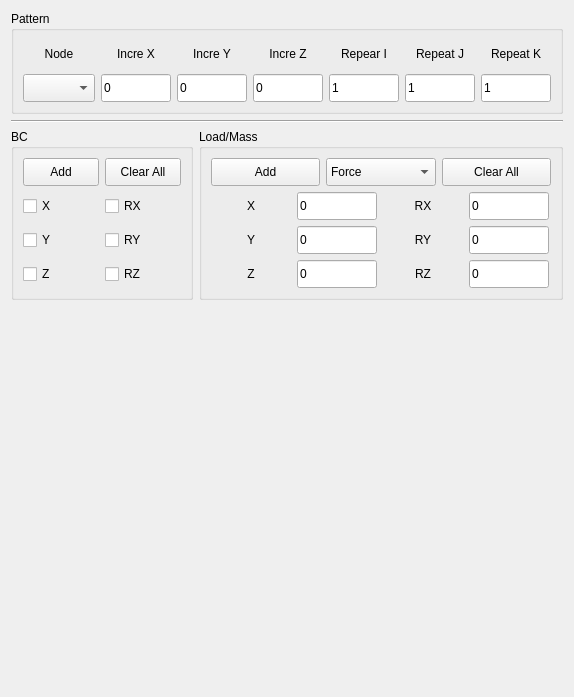
       <widget class="QWidget" name="tab_bc">
        <attribute name="title">
         <string>BC &amp;&amp; Load</string>
        </attribute>
        <layout class="QVBoxLayout" name="verticalLayout_17">
         <item>
          <widget class="QGroupBox" name="groupBox_11">
           <property name="title">
            <string>Pattern</string>
           </property>
           <layout class="QVBoxLayout" name="verticalLayout_10">
            <item>
             <layout class="QGridLayout" name="gridLayout_5">
              <item row="0" column="0" alignment="Qt::AlignHCenter">
               <widget class="QLabel" name="label_node">
                <property name="minimumSize">
                 <size>
                  <width>40</width>
                  <height>28</height>
                 </size>
                </property>
                <property name="maximumSize">
                 <size>
                  <width>60</width>
                  <height>50</height>
                 </size>
                </property>
                <property name="text">
                 <string>Node</string>
                </property>
                <property name="alignment">
                 <set>Qt::AlignCenter</set>
                </property>
               </widget>
              </item>
              <item row="0" column="1" alignment="Qt::AlignHCenter">
               <widget class="QLabel" name="label_increx">
                <property name="minimumSize">
                 <size>
                  <width>40</width>
                  <height>28</height>
                 </size>
                </property>
                <property name="maximumSize">
                 <size>
                  <width>60</width>
                  <height>50</height>
                 </size>
                </property>
                <property name="text">
                 <string>Incre X</string>
                </property>
                <property name="alignment">
                 <set>Qt::AlignCenter</set>
                </property>
               </widget>
              </item>
              <item row="0" column="2" alignment="Qt::AlignHCenter">
               <widget class="QLabel" name="label_increy">
                <property name="minimumSize">
                 <size>
                  <width>40</width>
                  <height>28</height>
                 </size>
                </property>
                <property name="maximumSize">
                 <size>
                  <width>60</width>
                  <height>50</height>
                 </size>
                </property>
                <property name="text">
                 <string>Incre Y</string>
                </property>
                <property name="alignment">
                 <set>Qt::AlignCenter</set>
                </property>
               </widget>
              </item>
              <item row="0" column="3" alignment="Qt::AlignHCenter">
               <widget class="QLabel" name="label_increz">
                <property name="minimumSize">
                 <size>
                  <width>40</width>
                  <height>28</height>
                 </size>
                </property>
                <property name="maximumSize">
                 <size>
                  <width>60</width>
                  <height>50</height>
                 </size>
                </property>
                <property name="text">
                 <string>Incre Z</string>
                </property>
                <property name="alignment">
                 <set>Qt::AlignCenter</set>
                </property>
               </widget>
              </item>
              <item row="0" column="4" alignment="Qt::AlignHCenter">
               <widget class="QLabel" name="label_repeatx">
                <property name="minimumSize">
                 <size>
                  <width>40</width>
                  <height>28</height>
                 </size>
                </property>
                <property name="maximumSize">
                 <size>
                  <width>60</width>
                  <height>50</height>
                 </size>
                </property>
                <property name="text">
                 <string>Repear I</string>
                </property>
                <property name="alignment">
                 <set>Qt::AlignCenter</set>
                </property>
               </widget>
              </item>
              <item row="0" column="5" alignment="Qt::AlignHCenter">
               <widget class="QLabel" name="label_repeaty">
                <property name="minimumSize">
                 <size>
                  <width>40</width>
                  <height>28</height>
                 </size>
                </property>
                <property name="maximumSize">
                 <size>
                  <width>60</width>
                  <height>50</height>
                 </size>
                </property>
                <property name="text">
                 <string>Repeat J</string>
                </property>
                <property name="alignment">
                 <set>Qt::AlignCenter</set>
                </property>
               </widget>
              </item>
              <item row="0" column="6" alignment="Qt::AlignHCenter">
               <widget class="QLabel" name="label_repeatz">
                <property name="minimumSize">
                 <size>
                  <width>40</width>
                  <height>28</height>
                 </size>
                </property>
                <property name="maximumSize">
                 <size>
                  <width>60</width>
                  <height>50</height>
                 </size>
                </property>
                <property name="text">
                 <string>Repeat K</string>
                </property>
                <property name="alignment">
                 <set>Qt::AlignCenter</set>
                </property>
               </widget>
              </item>
              <item row="1" column="0">
               <widget class="QComboBox" name="box_node_load">
                <property name="minimumSize">
                 <size>
                  <width>70</width>
                  <height>28</height>
                 </size>
                </property>
                <property name="maximumSize">
                 <size>
                  <width>120</width>
                  <height>16777215</height>
                 </size>
                </property>
               </widget>
              </item>
              <item row="1" column="1">
               <widget class="QLineEdit" name="input_bc_increx">
                <property name="minimumSize">
                 <size>
                  <width>40</width>
                  <height>28</height>
                 </size>
                </property>
                <property name="maximumSize">
                 <size>
                  <width>70</width>
                  <height>35</height>
                 </size>
                </property>
                <property name="text">
                 <string>0</string>
                </property>
               </widget>
              </item>
              <item row="1" column="2">
               <widget class="QLineEdit" name="input_bc_increy">
                <property name="minimumSize">
                 <size>
                  <width>40</width>
                  <height>28</height>
                 </size>
                </property>
                <property name="maximumSize">
                 <size>
                  <width>70</width>
                  <height>35</height>
                 </size>
                </property>
                <property name="text">
                 <string>0</string>
                </property>
               </widget>
              </item>
              <item row="1" column="3">
               <widget class="QLineEdit" name="input_bc_increz">
                <property name="minimumSize">
                 <size>
                  <width>40</width>
                  <height>28</height>
                 </size>
                </property>
                <property name="maximumSize">
                 <size>
                  <width>70</width>
                  <height>35</height>
                 </size>
                </property>
                <property name="text">
                 <string>0</string>
                </property>
               </widget>
              </item>
              <item row="1" column="4">
               <widget class="QLineEdit" name="input_bc_repeatx">
                <property name="minimumSize">
                 <size>
                  <width>40</width>
                  <height>28</height>
                 </size>
                </property>
                <property name="maximumSize">
                 <size>
                  <width>70</width>
                  <height>35</height>
                 </size>
                </property>
                <property name="text">
                 <string>1</string>
                </property>
               </widget>
              </item>
              <item row="1" column="5">
               <widget class="QLineEdit" name="input_bc_repeaty">
                <property name="minimumSize">
                 <size>
                  <width>40</width>
                  <height>28</height>
                 </size>
                </property>
                <property name="maximumSize">
                 <size>
                  <width>70</width>
                  <height>35</height>
                 </size>
                </property>
                <property name="text">
                 <string>1</string>
                </property>
               </widget>
              </item>
              <item row="1" column="6">
               <widget class="QLineEdit" name="input_bc_repeatz">
                <property name="minimumSize">
                 <size>
                  <width>40</width>
                  <height>28</height>
                 </size>
                </property>
                <property name="maximumSize">
                 <size>
                  <width>70</width>
                  <height>35</height>
                 </size>
                </property>
                <property name="autoFillBackground">
                 <bool>false</bool>
                </property>
                <property name="text">
                 <string>1</string>
                </property>
               </widget>
              </item>
             </layout>
            </item>
           </layout>
          </widget>
         </item>
         <item>
          <widget class="Line" name="line_10">
           <property name="orientation">
            <enum>Qt::Horizontal</enum>
           </property>
          </widget>
         </item>
         <item>
          <layout class="QHBoxLayout" name="horizontalLayout_3">
           <item>
            <widget class="QGroupBox" name="groupBox_9">
             <property name="sizePolicy">
              <sizepolicy hsizetype="Preferred" vsizetype="Preferred">
               <horstretch>1</horstretch>
               <verstretch>0</verstretch>
              </sizepolicy>
             </property>
             <property name="title">
              <string>BC</string>
             </property>
             <layout class="QVBoxLayout" name="verticalLayout_16">
              <item>
               <layout class="QHBoxLayout" name="horizontalLayout">
                <item>
                 <widget class="QPushButton" name="button_add_bc">
                  <property name="minimumSize">
                   <size>
                    <width>30</width>
                    <height>28</height>
                   </size>
                  </property>
                  <property name="maximumSize">
                   <size>
                    <width>120</width>
                    <height>50</height>
                   </size>
                  </property>
                  <property name="toolTip">
                   <string>&lt;html&gt;&lt;head/&gt;&lt;body&gt;&lt;p&gt;Toggle checked/unchecked to add/remove boundary conditions&lt;/p&gt;&lt;/body&gt;&lt;/html&gt;</string>
                  </property>
                  <property name="text">
                   <string>Add</string>
                  </property>
                 </widget>
                </item>
                <item>
                 <widget class="QPushButton" name="button_clear_bc">
                  <property name="minimumSize">
                   <size>
                    <width>30</width>
                    <height>28</height>
                   </size>
                  </property>
                  <property name="maximumSize">
                   <size>
                    <width>120</width>
                    <height>50</height>
                   </size>
                  </property>
                  <property name="toolTip">
                   <string>&lt;html&gt;&lt;head/&gt;&lt;body&gt;&lt;p&gt;Toggle checked/unchecked to add/remove boundary conditions&lt;/p&gt;&lt;/body&gt;&lt;/html&gt;</string>
                  </property>
                  <property name="text">
                   <string>Clear All</string>
                  </property>
                 </widget>
                </item>
               </layout>
              </item>
              <item>
               <layout class="QGridLayout" name="gridLayout_8">
                <item row="0" column="0">
                 <widget class="QCheckBox" name="box_x">
                  <property name="minimumSize">
                   <size>
                    <width>40</width>
                    <height>28</height>
                   </size>
                  </property>
                  <property name="maximumSize">
                   <size>
                    <width>80</width>
                    <height>40</height>
                   </size>
                  </property>
                  <property name="text">
                   <string>X</string>
                  </property>
                 </widget>
                </item>
                <item row="0" column="1">
                 <widget class="QCheckBox" name="box_rx">
                  <property name="minimumSize">
                   <size>
                    <width>40</width>
                    <height>28</height>
                   </size>
                  </property>
                  <property name="maximumSize">
                   <size>
                    <width>80</width>
                    <height>40</height>
                   </size>
                  </property>
                  <property name="text">
                   <string>RX</string>
                  </property>
                 </widget>
                </item>
                <item row="1" column="0">
                 <widget class="QCheckBox" name="box_y">
                  <property name="minimumSize">
                   <size>
                    <width>40</width>
                    <height>28</height>
                   </size>
                  </property>
                  <property name="maximumSize">
                   <size>
                    <width>80</width>
                    <height>40</height>
                   </size>
                  </property>
                  <property name="text">
                   <string>Y</string>
                  </property>
                 </widget>
                </item>
                <item row="1" column="1">
                 <widget class="QCheckBox" name="box_ry">
                  <property name="minimumSize">
                   <size>
                    <width>40</width>
                    <height>28</height>
                   </size>
                  </property>
                  <property name="maximumSize">
                   <size>
                    <width>80</width>
                    <height>40</height>
                   </size>
                  </property>
                  <property name="text">
                   <string>RY</string>
                  </property>
                 </widget>
                </item>
                <item row="2" column="0">
                 <widget class="QCheckBox" name="box_z">
                  <property name="minimumSize">
                   <size>
                    <width>40</width>
                    <height>28</height>
                   </size>
                  </property>
                  <property name="maximumSize">
                   <size>
                    <width>80</width>
                    <height>40</height>
                   </size>
                  </property>
                  <property name="text">
                   <string>Z</string>
                  </property>
                 </widget>
                </item>
                <item row="2" column="1">
                 <widget class="QCheckBox" name="box_rz">
                  <property name="minimumSize">
                   <size>
                    <width>40</width>
                    <height>28</height>
                   </size>
                  </property>
                  <property name="maximumSize">
                   <size>
                    <width>80</width>
                    <height>40</height>
                   </size>
                  </property>
                  <property name="text">
                   <string>RZ</string>
                  </property>
                 </widget>
                </item>
               </layout>
              </item>
             </layout>
            </widget>
           </item>
           <item>
            <widget class="QGroupBox" name="groupBox_10">
             <property name="sizePolicy">
              <sizepolicy hsizetype="Preferred" vsizetype="Preferred">
               <horstretch>2</horstretch>
               <verstretch>0</verstretch>
              </sizepolicy>
             </property>
             <property name="title">
              <string>Load/Mass</string>
             </property>
             <layout class="QVBoxLayout" name="verticalLayout_15">
              <item>
               <layout class="QHBoxLayout" name="horizontalLayout_2">
                <item>
                 <widget class="QPushButton" name="button_add_load">
                  <property name="sizePolicy">
                   <sizepolicy hsizetype="Preferred" vsizetype="Fixed">
                    <horstretch>0</horstretch>
                    <verstretch>0</verstretch>
                   </sizepolicy>
                  </property>
                  <property name="minimumSize">
                   <size>
                    <width>60</width>
                    <height>28</height>
                   </size>
                  </property>
                  <property name="maximumSize">
                   <size>
                    <width>120</width>
                    <height>50</height>
                   </size>
                  </property>
                  <property name="toolTip">
                   <string>&lt;html&gt;&lt;head/&gt;&lt;body&gt;&lt;p&gt;Leave empty to remove&lt;/p&gt;&lt;/body&gt;&lt;/html&gt;</string>
                  </property>
                  <property name="text">
                   <string>Add</string>
                  </property>
                 </widget>
                </item>
                <item>
                 <widget class="QComboBox" name="box_load_type">
                  <property name="minimumSize">
                   <size>
                    <width>50</width>
                    <height>28</height>
                   </size>
                  </property>
                  <property name="maximumSize">
                   <size>
                    <width>120</width>
                    <height>50</height>
                   </size>
                  </property>
                  <item>
                   <property name="text">
                    <string>Force</string>
                   </property>
                  </item>
                  <item>
                   <property name="text">
                    <string>Displacement</string>
                   </property>
                  </item>
                  <item>
                   <property name="text">
                    <string>Mass</string>
                   </property>
                  </item>
                 </widget>
                </item>
                <item>
                 <widget class="QPushButton" name="button_clear_load">
                  <property name="sizePolicy">
                   <sizepolicy hsizetype="Preferred" vsizetype="Fixed">
                    <horstretch>0</horstretch>
                    <verstretch>0</verstretch>
                   </sizepolicy>
                  </property>
                  <property name="minimumSize">
                   <size>
                    <width>60</width>
                    <height>28</height>
                   </size>
                  </property>
                  <property name="maximumSize">
                   <size>
                    <width>120</width>
                    <height>50</height>
                   </size>
                  </property>
                  <property name="toolTip">
                   <string>&lt;html&gt;&lt;head/&gt;&lt;body&gt;&lt;p&gt;Leave empty to remove&lt;/p&gt;&lt;/body&gt;&lt;/html&gt;</string>
                  </property>
                  <property name="text">
                   <string>Clear All</string>
                  </property>
                 </widget>
                </item>
               </layout>
              </item>
              <item>
               <layout class="QGridLayout" name="gridLayout_7">
                <item row="0" column="0">
                 <widget class="QLabel" name="label_loadx">
                  <property name="sizePolicy">
                   <sizepolicy hsizetype="Preferred" vsizetype="Preferred">
                    <horstretch>0</horstretch>
                    <verstretch>0</verstretch>
                   </sizepolicy>
                  </property>
                  <property name="minimumSize">
                   <size>
                    <width>30</width>
                    <height>28</height>
                   </size>
                  </property>
                  <property name="maximumSize">
                   <size>
                    <width>80</width>
                    <height>35</height>
                   </size>
                  </property>
                  <property name="text">
                   <string>X</string>
                  </property>
                  <property name="alignment">
                   <set>Qt::AlignCenter</set>
                  </property>
                 </widget>
                </item>
                <item row="0" column="1">
                 <widget class="QLineEdit" name="input_loadx">
                  <property name="minimumSize">
                   <size>
                    <width>40</width>
                    <height>28</height>
                   </size>
                  </property>
                  <property name="maximumSize">
                   <size>
                    <width>80</width>
                    <height>35</height>
                   </size>
                  </property>
                  <property name="text">
                   <string>0</string>
                  </property>
                 </widget>
                </item>
                <item row="0" column="2">
                 <widget class="QLabel" name="label_loadrx">
                  <property name="sizePolicy">
                   <sizepolicy hsizetype="Preferred" vsizetype="Preferred">
                    <horstretch>0</horstretch>
                    <verstretch>0</verstretch>
                   </sizepolicy>
                  </property>
                  <property name="minimumSize">
                   <size>
                    <width>30</width>
                    <height>28</height>
                   </size>
                  </property>
                  <property name="maximumSize">
                   <size>
                    <width>80</width>
                    <height>35</height>
                   </size>
                  </property>
                  <property name="text">
                   <string>RX</string>
                  </property>
                  <property name="alignment">
                   <set>Qt::AlignCenter</set>
                  </property>
                 </widget>
                </item>
                <item row="0" column="3">
                 <widget class="QLineEdit" name="input_loadrx">
                  <property name="minimumSize">
                   <size>
                    <width>40</width>
                    <height>28</height>
                   </size>
                  </property>
                  <property name="maximumSize">
                   <size>
                    <width>80</width>
                    <height>35</height>
                   </size>
                  </property>
                  <property name="text">
                   <string>0</string>
                  </property>
                 </widget>
                </item>
                <item row="1" column="0">
                 <widget class="QLabel" name="label_loady">
                  <property name="sizePolicy">
                   <sizepolicy hsizetype="Preferred" vsizetype="Preferred">
                    <horstretch>0</horstretch>
                    <verstretch>0</verstretch>
                   </sizepolicy>
                  </property>
                  <property name="minimumSize">
                   <size>
                    <width>30</width>
                    <height>28</height>
                   </size>
                  </property>
                  <property name="maximumSize">
                   <size>
                    <width>80</width>
                    <height>35</height>
                   </size>
                  </property>
                  <property name="text">
                   <string>Y</string>
                  </property>
                  <property name="alignment">
                   <set>Qt::AlignCenter</set>
                  </property>
                 </widget>
                </item>
                <item row="1" column="1">
                 <widget class="QLineEdit" name="input_loady">
                  <property name="minimumSize">
                   <size>
                    <width>40</width>
                    <height>28</height>
                   </size>
                  </property>
                  <property name="maximumSize">
                   <size>
                    <width>80</width>
                    <height>35</height>
                   </size>
                  </property>
                  <property name="text">
                   <string>0</string>
                  </property>
                 </widget>
                </item>
                <item row="1" column="2">
                 <widget class="QLabel" name="label_loadry">
                  <property name="sizePolicy">
                   <sizepolicy hsizetype="Preferred" vsizetype="Preferred">
                    <horstretch>0</horstretch>
                    <verstretch>0</verstretch>
                   </sizepolicy>
                  </property>
                  <property name="minimumSize">
                   <size>
                    <width>30</width>
                    <height>28</height>
                   </size>
                  </property>
                  <property name="maximumSize">
                   <size>
                    <width>80</width>
                    <height>35</height>
                   </size>
                  </property>
                  <property name="text">
                   <string>RY</string>
                  </property>
                  <property name="alignment">
                   <set>Qt::AlignCenter</set>
                  </property>
                 </widget>
                </item>
                <item row="1" column="3">
                 <widget class="QLineEdit" name="input_loadry">
                  <property name="minimumSize">
                   <size>
                    <width>40</width>
                    <height>28</height>
                   </size>
                  </property>
                  <property name="maximumSize">
                   <size>
                    <width>80</width>
                    <height>35</height>
                   </size>
                  </property>
                  <property name="text">
                   <string>0</string>
                  </property>
                 </widget>
                </item>
                <item row="2" column="0">
                 <widget class="QLabel" name="label_loadz">
                  <property name="sizePolicy">
                   <sizepolicy hsizetype="Preferred" vsizetype="Preferred">
                    <horstretch>0</horstretch>
                    <verstretch>0</verstretch>
                   </sizepolicy>
                  </property>
                  <property name="minimumSize">
                   <size>
                    <width>30</width>
                    <height>28</height>
                   </size>
                  </property>
                  <property name="maximumSize">
                   <size>
                    <width>80</width>
                    <height>35</height>
                   </size>
                  </property>
                  <property name="text">
                   <string>Z</string>
                  </property>
                  <property name="alignment">
                   <set>Qt::AlignCenter</set>
                  </property>
                 </widget>
                </item>
                <item row="2" column="1">
                 <widget class="QLineEdit" name="input_loadz">
                  <property name="minimumSize">
                   <size>
                    <width>40</width>
                    <height>28</height>
                   </size>
                  </property>
                  <property name="maximumSize">
                   <size>
                    <width>80</width>
                    <height>35</height>
                   </size>
                  </property>
                  <property name="text">
                   <string>0</string>
                  </property>
                 </widget>
                </item>
                <item row="2" column="2">
                 <widget class="QLabel" name="label_loadrz">
                  <property name="sizePolicy">
                   <sizepolicy hsizetype="Preferred" vsizetype="Preferred">
                    <horstretch>0</horstretch>
                    <verstretch>0</verstretch>
                   </sizepolicy>
                  </property>
                  <property name="minimumSize">
                   <size>
                    <width>30</width>
                    <height>28</height>
                   </size>
                  </property>
                  <property name="maximumSize">
                   <size>
                    <width>80</width>
                    <height>35</height>
                   </size>
                  </property>
                  <property name="text">
                   <string>RZ</string>
                  </property>
                  <property name="alignment">
                   <set>Qt::AlignCenter</set>
                  </property>
                 </widget>
                </item>
                <item row="2" column="3">
                 <widget class="QLineEdit" name="input_loadrz">
                  <property name="minimumSize">
                   <size>
                    <width>40</width>
                    <height>28</height>
                   </size>
                  </property>
                  <property name="maximumSize">
                   <size>
                    <width>80</width>
                    <height>35</height>
                   </size>
                  </property>
                  <property name="text">
                   <string>0</string>
                  </property>
                 </widget>
                </item>
               </layout>
              </item>
             </layout>
            </widget>
           </item>
          </layout>
         </item>
         <item>
          <spacer name="verticalSpacer_5">
           <property name="orientation">
            <enum>Qt::Vertical</enum>
           </property>
           <property name="sizeHint" stdset="0">
            <size>
             <width>20</width>
             <height>386</height>
            </size>
           </property>
          </spacer>
         </item>
        </layout>
       </widget>
